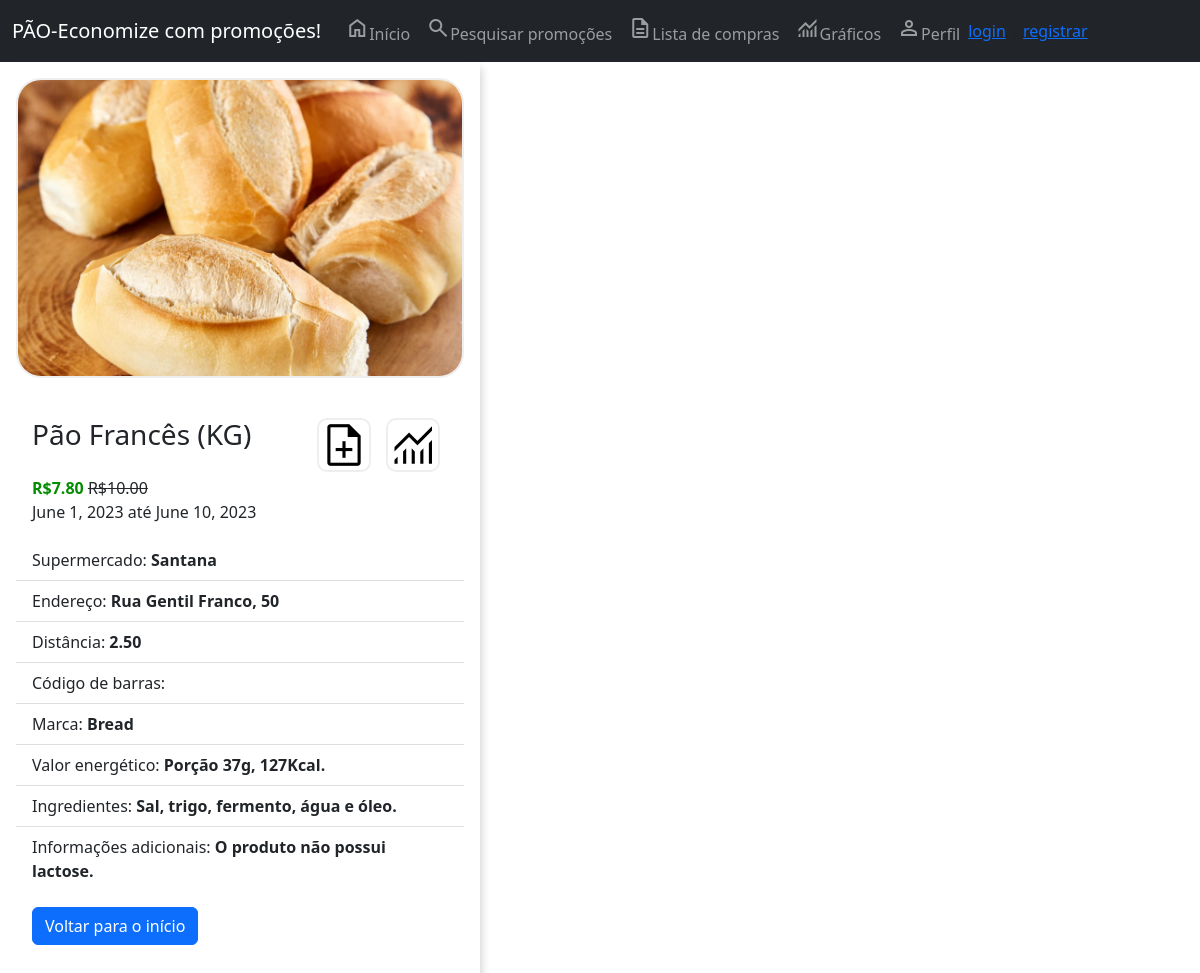
Before: /listagem-promocao/11/ with the older database file.
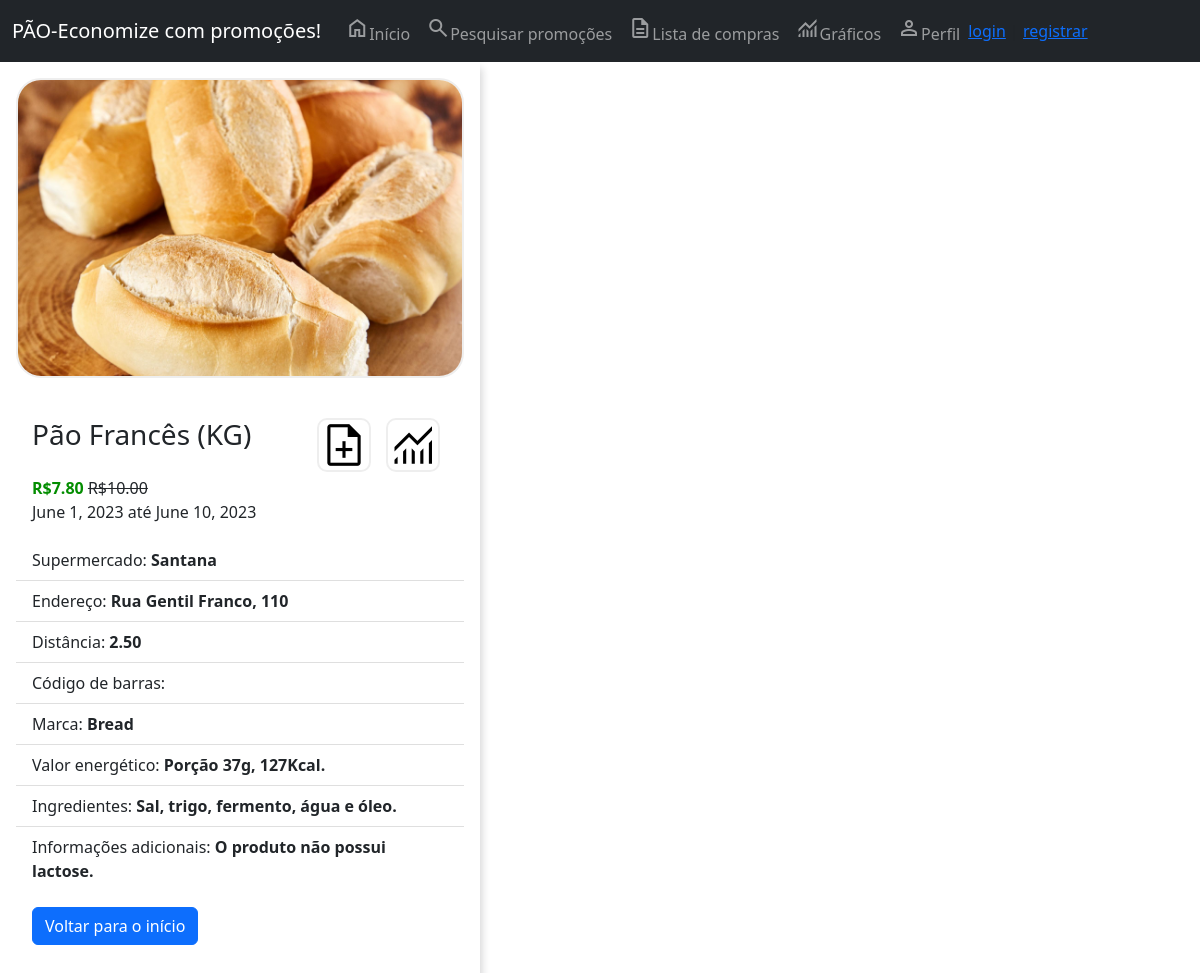
After: the same page with the newer database file.
### core/models.py (models this page shows, shortened)
class Promocao(models.Model):
    descricao = models.CharField(max_length=150, blank=True, null=True, verbose_name='Descricao')
    unidade = models.CharField(max_length=20, blank=True, null=True, verbose_name='Unidade')
    categoria = models.CharField(max_length=100,choices=CATEGORIAS_CHOICES, blank=True, null=True, verbose_name='Categoria')
    preco_normal = models.DecimalField(max_digits=10, decimal_places=2, verbose_name='Preço normal')
    preco_promocao = models.DecimalField(max_digits=10, decimal_places=2, verbose_name='Preço')
    data_inicio = models.DateField(auto_now=False, verbose_name='Inicio')
    data_fim = models.DateField(auto_now=False, verbose_name='Fim')
    distancia = models.DecimalField(max_digits=10, decimal_places=2, verbose_name='Distância')
    mercado = models.ForeignKey(Mercado, on_delete=models.CASCADE, verbose_name='Mercado')
    imagem = models.ImageField(upload_to='img_promocoes', blank=True, null=True, verbose_name="ImagemPromoção")
    marca = models.CharField(max_length=100, blank=True, null=True, verbose_name='Marca')
    valor_energetico = models.CharField(max_length=100, blank=True, null=True, verbose_name='Valor Energético')
    ingredientes = models.CharField(max_length=100, blank=True, null=True, verbose_name='Ingredientes')
    informacao_adicional = models.CharField(max_length=100, blank=True, null=True, verbose_name='Informação adicional')
    class Meta:
        verbose_name_plural = 'Promoções'

class Mercado(models.Model):
    razao_social = models.CharField(max_length=100, verbose_name='Razão Social')
    cnpj = models.CharField(max_length=20, verbose_name='CNPJ')
    endereco = models.OneToOneField(Endereco, blank=True, null=True, on_delete=models.CASCADE, verbose_name='Endereço')
    class Meta:
        verbose_name_plural = 'Mercado'

class Endereco(models.Model):
    cep = models.CharField(max_length=100, verbose_name='CEP')
    estado = models.CharField(max_length=2, verbose_name='Estado')
    cidade = models.CharField(max_length=100, verbose_name='Cidade')
    rua = models.CharField(max_length=100, verbose_name='Rua')
    bairro = models.CharField(max_length=100, blank=True, null=True, verbose_name='Bairro')
    numero = models.IntegerField(blank=True, null=True, verbose_name='Número')
    class Meta:
        verbose_name_plural = 'Endereço'

### core/views.py (the view)
# urls.py: path('listagem-promocao/<int:id>/', listar_promocao, name='url_listagem_promocao_id'),
def listar_promocao(request, id):
    promocao = Promocao.objects.get(id=id)
    return render(request, 'core/listagem_promocao.html', {'promocao': promocao})

### core/templates/core/listagem_promocao.html (shortened to what this page needs)
{% extends 'base.html' %}
{% load static %}
{% block main %}
<link rel="stylesheet" href="{% static '/css/promocao_style.css' %}">
<div class="card" style="width: 30rem;">
    {% if promocao.imagem %}
    <img class="product-img card-img-top" src="{{ promocao.imagem.url }}"> <br>
    {% else %}
    <img class="product-img card-img-top" src="{% static 'promocao_generica.png' %}"> <br>
    {% endif %}
    <div class="card-body">
        <div class="container">
            <div class="row">
                <div class="col-8 p-0"><h3 class="card-title">{% if promocao.descricao %} {{ promocao.descricao }} ({{ promocao.unidade }}) {% endif %} </h3></div>
                <div class="col-2 p-0 div-icones" align="center"><span class="material-symbols-outlined icones"><a class="a-icone" href="{% url 'url_adicionar_item' promocao.id %}">note_add</a></span></div>
                <div class="col-2 p-0 div-icones" align="center"><span class="material-symbols-outlined icones"><a class="a-icone" href="#">monitoring</a></span></div>
            </div>
        </div>
        <p class="card-text">
            {% if promocao.preco_promocao %} <b class="preco-promocao">R${{ promocao.preco_promocao }}</b> <s>R${{ promocao.preco_normal }}</s>{% endif %} <br>
            {% if promocao.data_inicio %}{{ promocao.data_inicio }} até {{ promocao.data_fim }}{% endif %}
        </p>
    </div>
    <ul class="list-group list-group-flush">
        <li class="list-group-item">Supermercado: {% if promocao.mercado.razao_social %} <b>{{ promocao.mercado.razao_social}}</b> {% endif %}</li>
        <li class="list-group-item">Endereço: {% if promocao.mercado.endereco.rua %}<b>{{ promocao.mercado.endereco.rua }}, {{ promocao.mercado.endereco.numero }}</b>{% endif %}</li>
        <li class="list-group-item">Distância: {% if promocao.distancia %} <b>{{ promocao.distancia }}</b> {% endif %}</li>
        <li class="list-group-item">Código de barras: {% if promocao. %} <b>{{ promocao. }}</b> {% endif %}</li>
        <li class="list-group-item">Marca: {% if promocao.marca %} <b>{{ promocao.marca }}</b> {% endif %}</li>
        <li class="list-group-item">Valor energético: {% if promocao.valor_energetico %} <b>{{ promocao.valor_energetico }}</b> {% endif %}</li>
        <li class="list-group-item">Ingredientes: {% if promocao.ingredientes %} <b>{{ promocao.ingredientes }}</b> {% endif %}</li>
        <li class="list-group-item">Informações adicionais: {% if promocao.informacao_adicional %} <b>{{ promocao.informacao_adicional }}</b> {% endif %}</li>
    </ul>
    <div class="card-body">
        <a href="/" class="btn btn-primary">Voltar para o início</a>
    </div>
</div>
{% endblock %}

Changed rows visible on the page:
changed through a linked row, Promocao "Pão Francês": mercado.endereco.numero "50" → "110"
